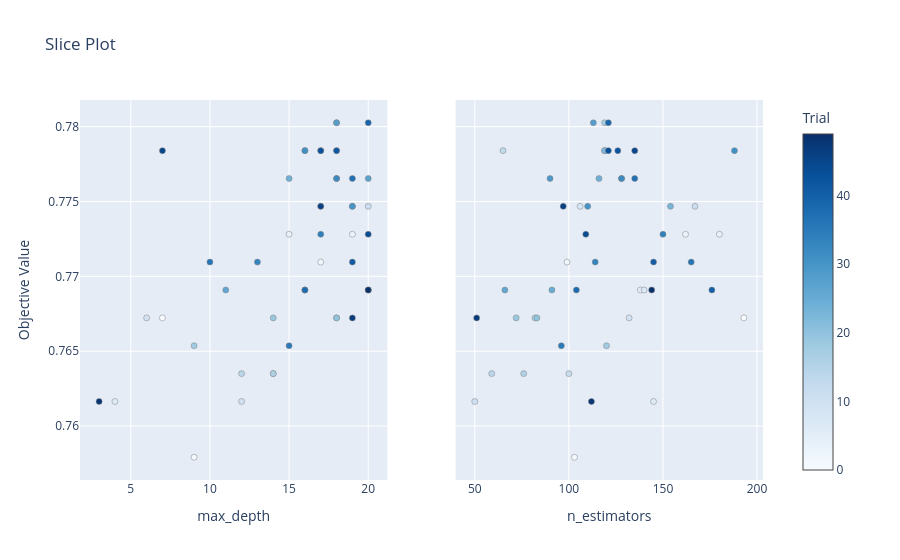

Source (notebook cell):
### Code cell
# 3. Slice Plot
from optuna.visualization import plot_slice
plot_slice(study).show()

### Figure 1 — Plotly figure (JSON) as saved in the notebook; plotly's stock layout.template omitted (floating-point values rounded to 4 significant figures)
{"data": [{"marker": {"color": [0, 1, 2, 3, 4, 5, 6, 7, 8, 9, 10, 11, 12, 13, 14, 15, 16, 17, 18, 19, 20, 21, 22, 23, 24, 25, 26, 27, 28, 29, 30, 31, 32, 33, 34, 35, 36, 37, 38, 39, 40, 41, 42, 43, 44, 45, 46, 47, 48, 49], "colorbar": {"title": {"text": "Trial"}, "x": 1, "xpad": 40}, "colorscale": [[0, "rgb(247,251,255)"], [0.125, "rgb(222,235,247)"], [0.25, "rgb(198,219,239)"], [0.375, "rgb(158,202,225)"], [0.5, "rgb(107,174,214)"], [0.625, "rgb(66,146,198)"], [0.75, "rgb(33,113,181)"], [0.875, "rgb(8,81,156)"], [1, "rgb(8,48,107)"]], "line": {"color": "Grey", "width": 0.5}, "showscale": true}, "mode": "markers", "name": "Feasible Trial", "showlegend": false, "type": "scatter", "x": [7, 9, 17, 19, 15, 20, 4, 16, 17, 6, 12, 20, 14, 18, 12, 18, 14, 18, 9, 14, 18, 17, 16, 19, 15, 16, 11, 20, 18, 18, 19, 16, 18, 13, 17, 15, 10, 19, 16, 20, 20, 19, 18, 17, 20, 7, 17, 19, 3, 20], "xaxis": "x", "y": [0.7672, 0.7579, 0.7709, 0.7728, 0.7728, 0.7691, 0.7616, 0.7691, 0.7747, 0.7672, 0.7616, 0.7747, 0.7635, 0.7784, 0.7635, 0.7672, 0.7635, 0.7803, 0.7654, 0.7672, 0.7672, 0.7784, 0.7784, 0.7747, 0.7765, 0.7691, 0.7691, 0.7765, 0.7803, 0.7765, 0.7747, 0.7784, 0.7765, 0.7709, 0.7728, 0.7654, 0.7709, 0.7765, 0.7691, 0.7803, 0.7691, 0.7709, 0.7784, 0.7784, 0.7728, 0.7784, 0.7747, 0.7672, 0.7616, 0.7691], "yaxis": "y"}, {"marker": {"color": [0, 1, 2, 3, 4, 5, 6, 7, 8, 9, 10, 11, 12, 13, 14, 15, 16, 17, 18, 19, 20, 21, 22, 23, 24, 25, 26, 27, 28, 29, 30, 31, 32, 33, 34, 35, 36, 37, 38, 39, 40, 41, 42, 43, 44, 45, 46, 47, 48, 49], "colorbar": {"title": {"text": "Trial"}, "x": 1, "xpad": 40}, "colorscale": [[0, "rgb(247,251,255)"], [0.125, "rgb(222,235,247)"], [0.25, "rgb(198,219,239)"], [0.375, "rgb(158,202,225)"], [0.5, "rgb(107,174,214)"], [0.625, "rgb(66,146,198)"], [0.75, "rgb(33,113,181)"], [0.875, "rgb(8,81,156)"], [1, "rgb(8,48,107)"]], "line": {"color": "Grey", "width": 0.5}, "showscale": false}, "mode": "markers", "name": "Feasible Trial", "showlegend": false, "type": "scatter", "x": [193, 103, 99, 162, 180, 138, 145, 140, 106, 132, 50, 167, 100, 65, 59, 82, 76, 119, 120, 72, 83, 119, 119, 154, 116, 91, 66, 128, 113, 90, 110, 188, 128, 114, 150, 96, 165, 135, 104, 121, 176, 145, 126, 121, 109, 135, 97, 51, 112, 144], "xaxis": "x2", "y": [0.7672, 0.7579, 0.7709, 0.7728, 0.7728, 0.7691, 0.7616, 0.7691, 0.7747, 0.7672, 0.7616, 0.7747, 0.7635, 0.7784, 0.7635, 0.7672, 0.7635, 0.7803, 0.7654, 0.7672, 0.7672, 0.7784, 0.7784, 0.7747, 0.7765, 0.7691, 0.7691, 0.7765, 0.7803, 0.7765, 0.7747, 0.7784, 0.7765, 0.7709, 0.7728, 0.7654, 0.7709, 0.7765, 0.7691, 0.7803, 0.7691, 0.7709, 0.7784, 0.7784, 0.7728, 0.7784, 0.7747, 0.7672, 0.7616, 0.7691], "yaxis": "y2"}], "layout": {"title": {"text": "Slice Plot"}, "xaxis": {"anchor": "y", "domain": [0, 0.45], "title": {"text": "max_depth"}}, "xaxis2": {"anchor": "y2", "domain": [0.55, 1], "title": {"text": "n_estimators"}}, "yaxis": {"anchor": "x", "domain": [0, 1], "title": {"text": "Objective Value"}}, "yaxis2": {"anchor": "x2", "domain": [0, 1], "matches": "y", "showticklabels": false}}}
